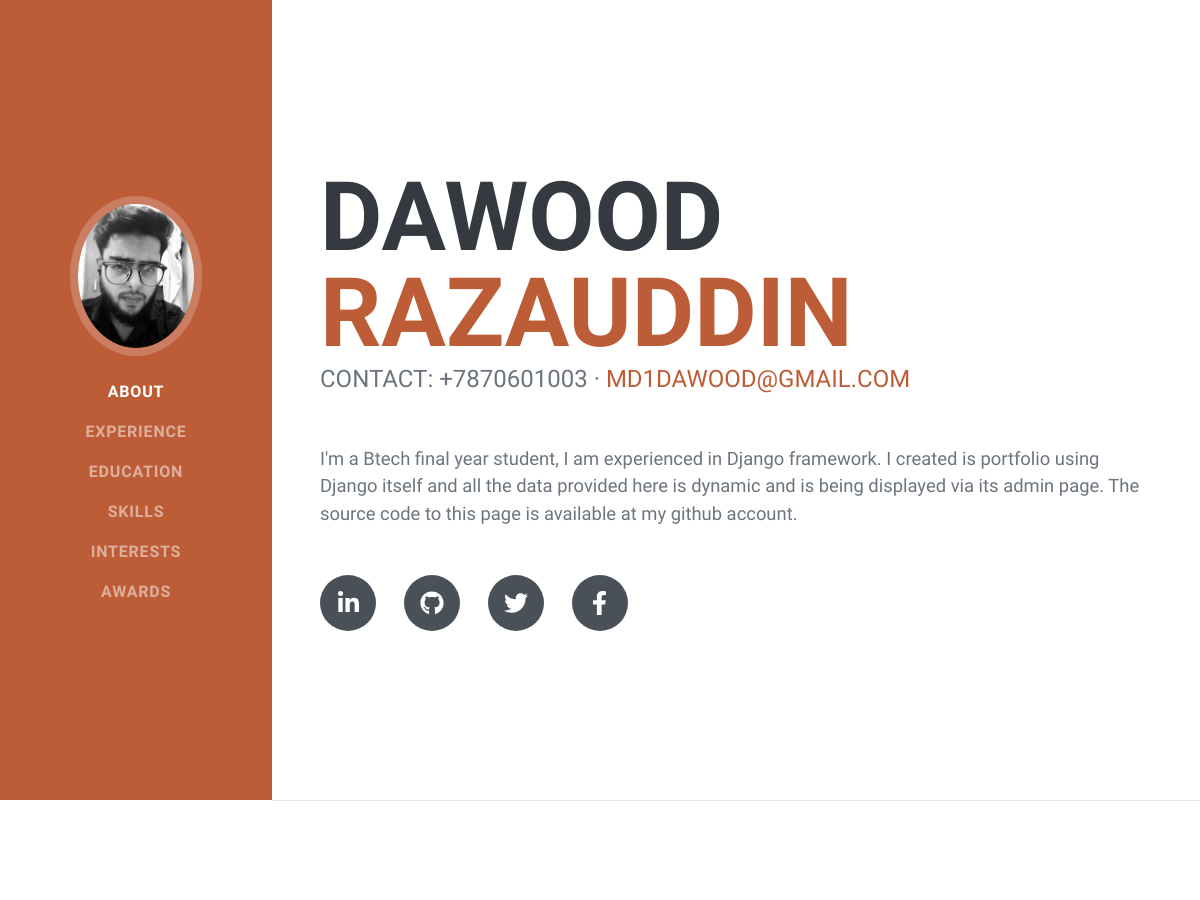
Before: / (upper part) with the older database file.
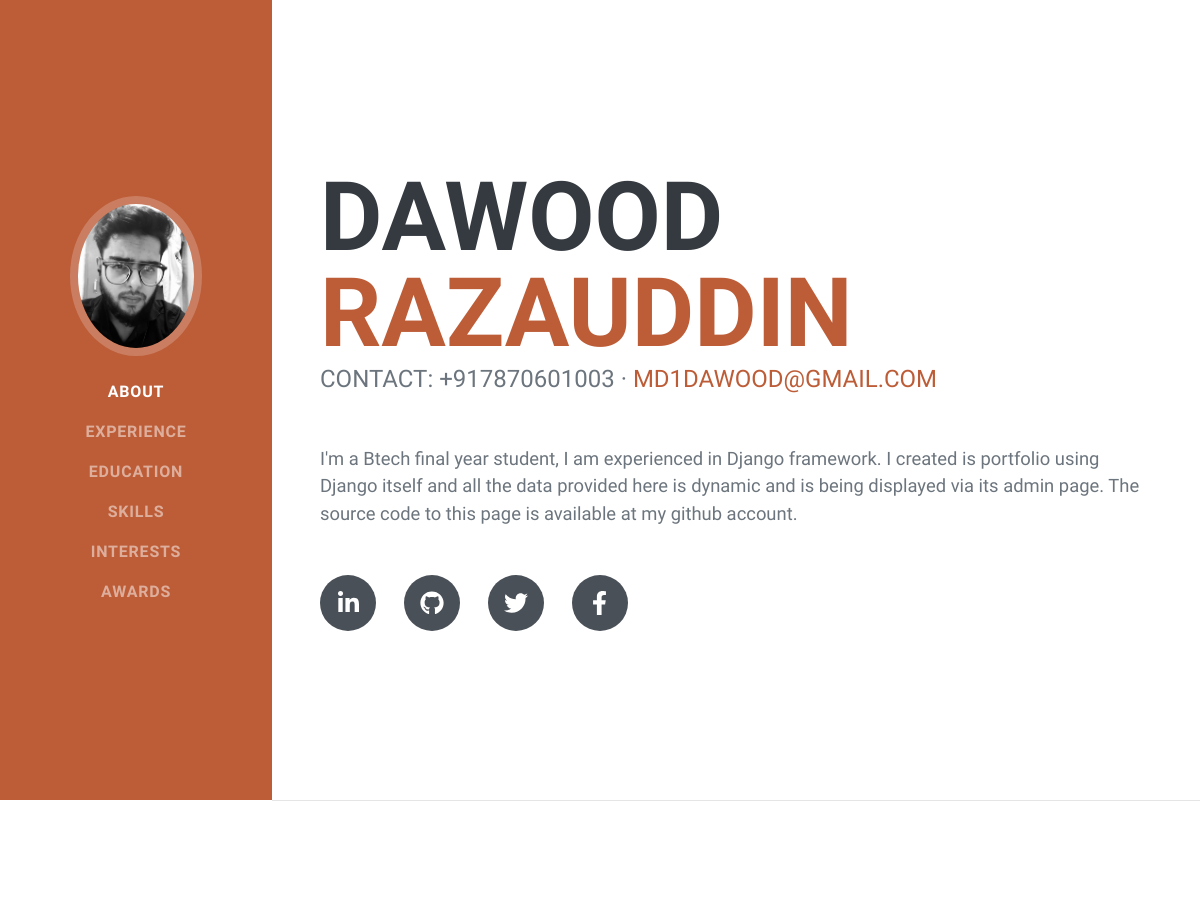
After: the same page with the newer database file.
### myapp/models.py (models this page shows, shortened)
class About(models.Model):
    fname = models.CharField(max_length=50)
    lname = models.CharField(max_length=50)
    contact = models.CharField(max_length=50)
    email = models.EmailField(max_length=50)
    intro = models.TextField()

### myapp/views.py (the view)
# urls.py: path('', views.About.as_view(), name="index"),
class About(ListView):
    context_object_name = 'abouts'
    template_name = 'index.html'
    queryset = About.objects.all()
    def get_context_data(self, **kwargs):
        context = super(About, self).get_context_data(**kwargs)
        context['experiences'] = Experience.objects.all()
        context['educations'] = Education.objects.all()
        context['tools'] = Tool.objects.all()
        context['skills'] = Skill.objects.all()
        context['interest'] = Interest.objects.all()
        context['awards'] = Award.objects.all()
        return context

### templates/index.html (shortened to what this page needs)
<!DOCTYPE html>
{% load static %}
<html lang="en">
    <head>
        <link href="{% static "css/styles.css" %}" rel="stylesheet" />
    </head>
    <body id="page-top">
        <nav class="navbar navbar-expand-lg navbar-dark bg-primary fixed-top" id="sideNav">
            <a class="navbar-brand js-scroll-trigger" href="#page-top">
                <span class="d-none d-lg-block"><img class="img-fluid img-profile rounded-circle mx-auto mb-2" src="{% static "assets/img/profile.jpg" %}" alt="" /></span>
            </a>
            <div class="collapse navbar-collapse" id="navbarSupportedContent">
                <ul class="navbar-nav">
                    <li class="nav-item"><a class="nav-link js-scroll-trigger" href="#about">About</a></li>
                    <li class="nav-item"><a class="nav-link js-scroll-trigger" href="#experience">Experience</a></li>
                    <li class="nav-item"><a class="nav-link js-scroll-trigger" href="#education">Education</a></li>
                    <li class="nav-item"><a class="nav-link js-scroll-trigger" href="#skills">Skills</a></li>
                    <li class="nav-item"><a class="nav-link js-scroll-trigger" href="#interests">Interests</a></li>
                    <li class="nav-item"><a class="nav-link js-scroll-trigger" href="#awards">Awards</a></li>
                </ul>
            </div>
        </nav>
        <div class="container-fluid p-0">
            <section class="resume-section" id="about">
                <div class="resume-section-content">
                  {% for abt in abouts %}
                    <h1 class="mb-0">
                        {{abt.fname}}
                        <span class="text-primary">{{abt.lname}}</span>
                    </h1>
                    <div class="subheading mb-5">
                        Contact: +{{abt.contact}} ·
                        <a href="mailto:name@email.com">{{abt.email}}</a>
                    </div>
                    <p class="lead mb-5">{{abt.intro}}</p>
                    <div class="social-icons">
                        <a class="social-icon" target="_blank" href="https://www.linkedin.com/in/dawood-razauddin-a95113157/"><i class="fab fa-linkedin-in"></i></a>
                        <a class="social-icon" target="_blank" href="https://github.com/mddawood"><i class="fab fa-github"></i></a>
                        <a class="social-icon" target="_blank" href="https://twitter.com/DRazauddin"><i class="fab fa-twitter"></i></a>
                        <a class="social-icon" target="_blank" href="https://www.facebook.com/dbzdawood"><i class="fab fa-facebook-f"></i></a>
                    </div>
                  {% endfor %}
                </div>
            </section>
            <hr class="m-0" />
            <section class="resume-section" id="experience">
            </section>
        </div>
    </body>
</html>

Changed rows visible on the page:
changed About "DAWOOD": contact "7870601003" → "917870601003"
